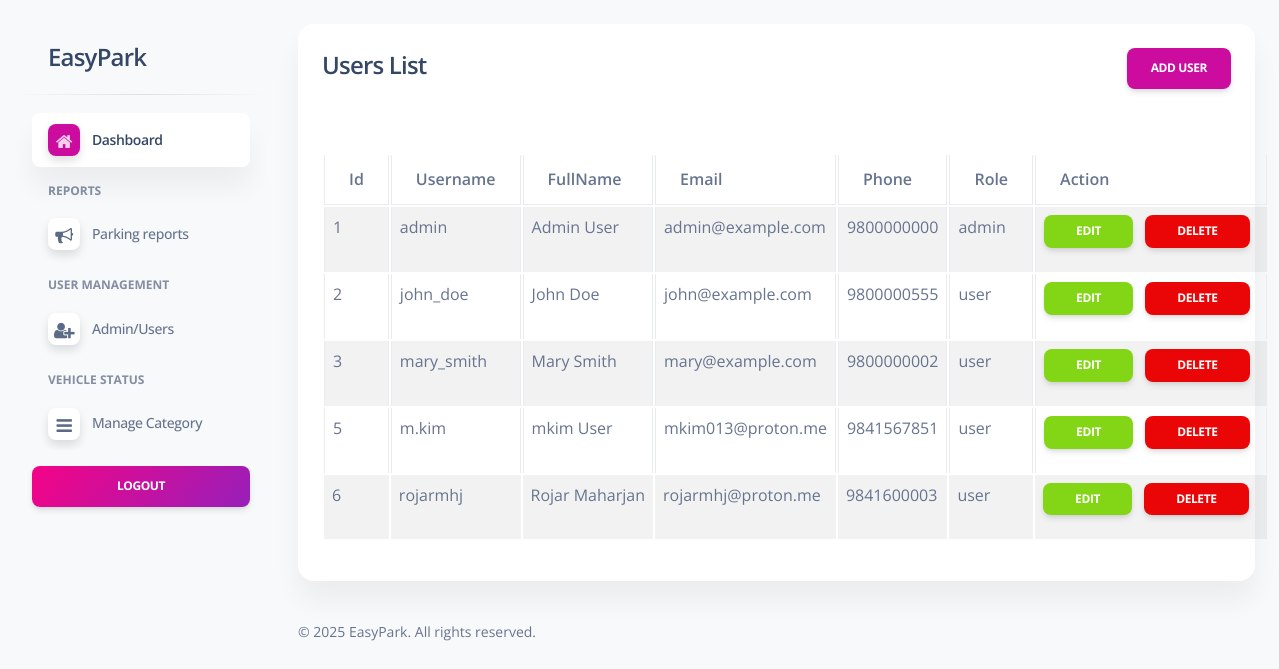
Before: /admin/users.php (signed in) with the older database file.
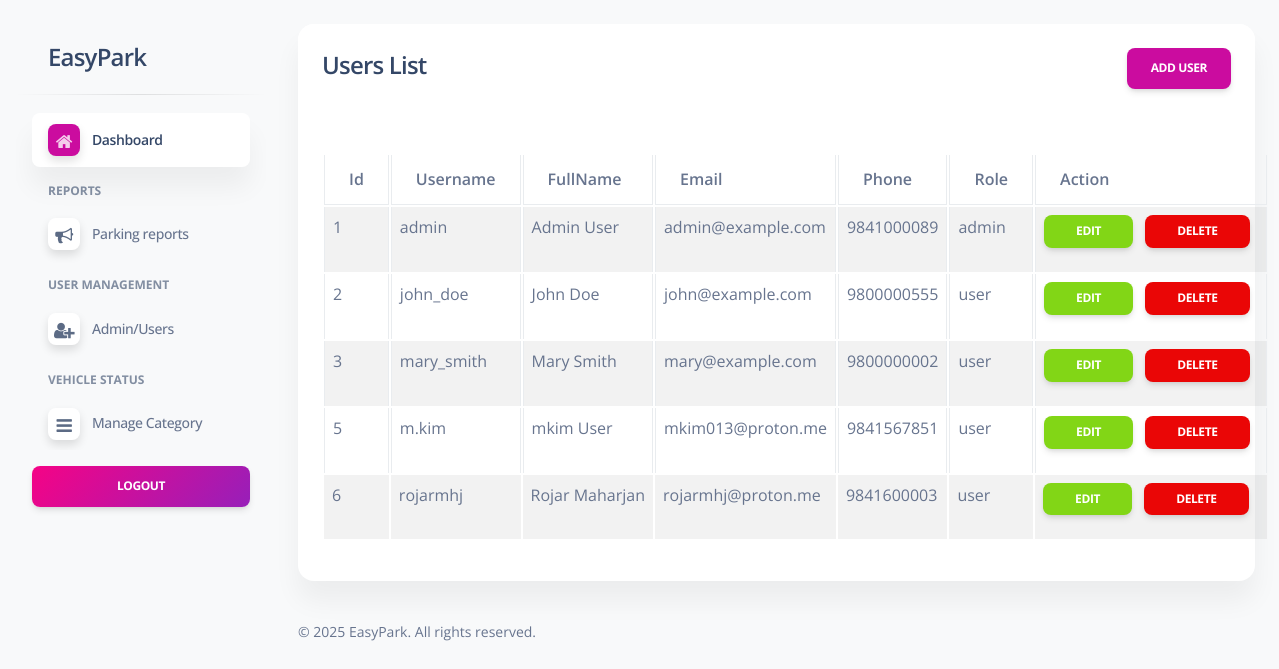
After: the same page with the newer database file.
### tables this page shows
CREATE TABLE `users` (
  `id` int(11) NOT NULL,
  `username` varchar(100) DEFAULT NULL,
  `name` varchar(191) DEFAULT NULL,
  `email` varchar(100) DEFAULT NULL,
  `phone` varchar(20) DEFAULT NULL,
  `password` varchar(100) DEFAULT NULL,
  `role` varchar(100) DEFAULT NULL,
  `Created_date` date DEFAULT NULL,
  `balance` decimal(10,2) DEFAULT 0.00
);

### config/function.php (called while the page is built, shortened)
<?php
require_once 'dbcon.php';
function validate($inputData){
    global $conn;
    $validateData = mysqli_real_escape_string($conn, $inputData);
    return trim($validateData);
}
function getAll($tableName)
{
    global $conn;
    $table= validate($tableName);
    $query = "SELECT * FROM $table";
    $result = mysqli_query($conn,$query);
    return $result;
}
?>

### admin/authentication.php (called while the page is built, shortened)
<?php
if(isset($_SESSION['auth']))
{
    if(isset($_SESSION['loggedInUserRole']))
    {
        $role = validate($_SESSION['loggedInUserRole']);
        $email = validate($_SESSION['loggedInUser']['email']);
        $query = "SELECT * FROM users WHERE email='$email' AND role='$role' LIMIT 1";
        $result = mysqli_query($conn,$query);
    }
}else{
    redirect('../loginform.php','Login to continue....');
}
?>

### admin/users.php (the view, shortened to what this page needs)
<?php
include('include/header.php');
?>
<div class="col-md-12">
    <div class="card">
        <div class="card-header">
            <h4>
                Users List
                <a href="users-create.php" class="btn btn-primary float-end">Add User</a>
            </h4>
        </div>
        <div class="card-body">
        <table class="table table-bordered table-striped">
            <thead>
                <tr>
                    <th>Id</th>
                    <th>Username</th>
                    <th>FullName</th>
                    <th>Email</th>
                    <th>Phone</th>
                    <th>Role</th>
                    <th>Action</th>
                </tr>
            </thead>
            <tbody>
                <?php
                   $users = getAll('users');
                   if(mysqli_num_rows($users) > 0)
                   {
                    foreach($users as $userItem)
                    {
                        ?>
                <tr>
                    <td><?= htmlspecialchars($userItem['id']); ?></td>
                    <td><?= htmlspecialchars($userItem['username']); ?></td>
                    <td><?= htmlspecialchars($userItem['name']); ?></td>
                    <td><?= htmlspecialchars($userItem['email']); ?></td>
                    <td><?= htmlspecialchars($userItem['phone']); ?></td>
                    <td><?= htmlspecialchars($userItem['role']); ?></td>
                    <td>
                        <a href="users-edit.php?id=<?= urlencode($userItem['id']); ?>" class="btn btn-success btn-sm">Edit</a>
                        <a href="users-delete.php?id=<?= urlencode($userItem['id']); ?>"
                           class="btn btn-danger btn-sm mx-2"
                           > Delete</a>
                    </td>
                </tr>
                        <?php
                    }
                   }
                   else
                   {
                    ?>
                    <tr>
                        <td colspan="7">No Record Found</td>
                    </tr>
                    <?php
                   }
                ?>
            </tbody>
        </table>
        </div>
    </div>
</div>
<?php include('include/footer.php'); ?>

### admin/include/header.php (shortened to what this page needs)
<?php
require_once '../config/function.php';
include('authentication.php');
?>
<!DOCTYPE html>
<html lang="en">
<head>
  <link href="assets/css/nucleo-icons.css" rel="stylesheet" />
  <link href="assets/css/nucleo-svg.css" rel="stylesheet" />
  <link href="assets/css/nucleo-svg.css" rel="stylesheet" />
  <link id="pagestyle" href="assets/css/soft-ui-dashboard.css?v=1.0.7" rel="stylesheet" />
</head>
<body class="g-sidenav-show bg-gray-100">
<?php include('sidebar.php'); ?>
<main class="main-content position-relative max-height-vh-100 h-100 border-radius-lg ">
<div class="container-fluid py-4">

### admin/include/sidebar.php (shortened to what this page needs)
<link href="https://cdnjs.cloudflare.com/ajax/libs/font-awesome/4.7.0/css/font-awesome.min.css" rel="stylesheet" />
<aside class="sidenav navbar navbar-vertical navbar-expand-xs border-0 border-radius-xl my-3 fixed-start ms-3" id="sidenav-main">
  <div class="sidenav-header">
    <a class="navbar-brand m-0" href="index.php">
      <h4>EasyPark</h4>
    </a>
  </div>
  <hr class="horizontal dark mt-0">
  <div class="collapse navbar-collapse w-auto" id="sidenav-collapse-main">
    <ul class="navbar-nav">
      <li class="nav-item">
        <a class="nav-link active" href="index.php">
          <div class="icon icon-shape icon-sm shadow border-radius-md bg-white text-center me-2 d-flex align-items-center justify-content-center">
            <i class="fa fa-home text-white text-lg"></i>
          </div>
          <span class="nav-link-text ms-1">Dashboard</span>
        </a>
      </li>
      <li class="nav-item mt-3">
        <h6 class="ps-4 ms-2 text-uppercase text-xs font-weight-bolder opacity-6">Reports</h6>
      </li>
      <li class="nav-item">
        <a class="nav-link" href="bwdates-report-ds.php">
          <div class="icon icon-shape icon-sm shadow border-radius-md bg-white text-center me-2 d-flex align-items-center justify-content-center">
            <i class="fa fa-bullhorn text-dark text-lg"></i>
          </div>
          <span class="nav-link-text ms-1">Parking reports</span>
        </a>
      </li>
      <li class="nav-item mt-3">
        <h6 class="ps-4 ms-2 text-uppercase text-xs font-weight-bolder opacity-6">User management</h6>
      </li>
      <li class="nav-item">
        <a class="nav-link" href="users.php">
          <div class="icon icon-shape icon-sm shadow border-radius-md bg-white text-center me-2 d-flex align-items-center justify-content-center">
            <i class="fa fa-user-plus text-dark text-lg"></i>
          </div>
          <span class="nav-link-text ms-1">Admin/Users</span>
        </a>
      </li>
      <li class="nav-item mt-3">
        <h6 class="ps-4 ms-2 text-uppercase text-xs font-weight-bolder opacity-6">Vehicle status</h6>
      </li>
      <li class="nav-item">
        <a class="nav-link" href="javascript:void(0);" onclick="toggleSubmenu('manage-category-submenu')" aria-expanded="false">
          <div class="icon icon-shape icon-sm shadow border-radius-md bg-white text-center me-2 d-flex align-items-center justify-content-center">
            <i class="fa fa-bars text-dark text-lg"></i>
          </div>
          <span class="nav-link-text ms-1">Manage Category</span>
        </a>
      </li>
    </ul>
  </div>
  <div class="sidenav-footer mx-3">
    <a class="btn bg-gradient-primary mt-3 w-100" href="logout.php">Logout</a>
  </div>
</aside>

### admin/include/footer.php (shortened to what this page needs)
</div>
<footer class="footer pt-3">
    <div class="container-fluid">
        <div class="row align-items-center justify-content-lg-between">
            <div class="col-lg-6 mb-lg-0 mb-4">
                <div class="copyright text-center text-sm text-muted text-lg-start">
                    &copy; <?php echo date('Y'); ?> EasyPark. All rights reserved.
                </div>
            </div>
        </div>
    </div>
</footer>
</main>
</body>
</html>

### admin/assets/css/nucleo-svg.css (style rules this page uses)
.icon { display: inline-block; color: #111111; height: 1em; width: 1em; }
.icon-sm { height: 0.8em; width: 0.8em; }
.icon { fill: currentColor; stroke: none; }

Changed rows visible on the page:
changed users "admin": phone "9800000000" → "9841000089"
